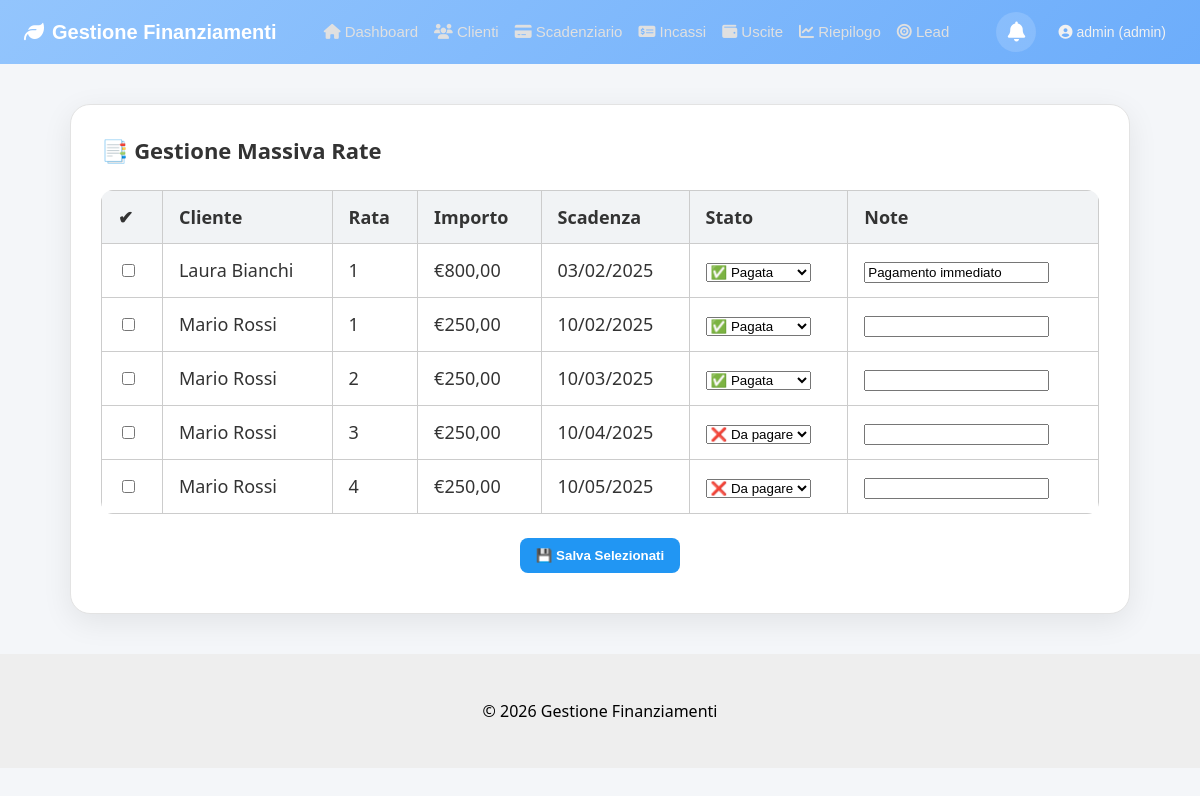
The app's page /pages/rate_massive.php (signed in) with its own data.
### tables this page shows
CREATE TABLE `rate` (
  `id` int(11) NOT NULL AUTO_INCREMENT,
  `cliente_id` int(11) DEFAULT NULL,
  `numero_rata` int(11) DEFAULT NULL,
  `importo` decimal(10,2) DEFAULT NULL,
  `data_scadenza` date DEFAULT NULL,
  `pagata` tinyint(1) DEFAULT 0,
  `data_pagamento` date DEFAULT NULL,
  `note` text DEFAULT NULL,
  PRIMARY KEY (`id`),
  KEY `cliente_id` (`cliente_id`),
  CONSTRAINT `rate_ibfk_1` FOREIGN KEY (`cliente_id`) REFERENCES `clienti` (`id`) ON DELETE CASCADE
);

CREATE TABLE `clienti` (
  `id` int(11) NOT NULL AUTO_INCREMENT,
  `nome` varchar(100) DEFAULT NULL,
  `citta` varchar(100) DEFAULT NULL,
  `telefono` varchar(20) DEFAULT NULL,
  `email` varchar(100) DEFAULT NULL,
  `indirizzo` text DEFAULT NULL,
  `codice_fiscale` varchar(30) DEFAULT NULL,
  `data_registrazione` date DEFAULT NULL,
  `data_nascita` date DEFAULT NULL,
  `acquisto` varchar(255) DEFAULT NULL,
  `importo` decimal(10,2) DEFAULT NULL,
  `pagamento` enum('immediato','rateale_compass','finanziamento_interno') DEFAULT NULL,
  `note` text DEFAULT NULL,
  `acconto` decimal(10,2) DEFAULT 0.00,
  `interessi` decimal(10,2) DEFAULT 0.00,
  PRIMARY KEY (`id`)
);

### pages/rate_massive.php (the view, shortened to what this page needs)
<?php
require_once "../includes/header.php";
require_once "../includes/topbar.php";
require_once "../config/db.php";
$stmt = $pdo->query("
  SELECT r.id, r.cliente_id, r.numero_rata, r.importo, r.data_scadenza, r.pagata, r.note, c.nome
  FROM rate r
  JOIN clienti c ON r.cliente_id = c.id
  ORDER BY r.data_scadenza ASC
");
$rate = $stmt->fetchAll();
?>
<link rel="stylesheet" href="../css/clienti.css">
<div class="clienti-container">
  <div class="card full-width">
    <div class="top-bar">
      <h2>📑 Gestione Massiva Rate</h2>
    </div>
    <form method="post" action="salva_massive_rate.php">
      <table class="clienti-table">
        <thead>
          <tr>
            <th>✔</th>
            <th>Cliente</th>
            <th>Rata</th>
            <th>Importo</th>
            <th>Scadenza</th>
            <th>Stato</th>
            <th>Note</th>
          </tr>
        </thead>
        <tbody>
          <?php foreach ($rate as $r): ?>
            <tr>
              <td>
                <input type="checkbox" name="selected_ids[]" value="<?= $r['id'] ?>">
              </td>
              <td><?= htmlspecialchars($r['nome']) ?></td>
              <td><?= $r['numero_rata'] ?></td>
              <td>€<?= number_format($r['importo'], 2, ',', '.') ?></td>
              <td><?= date('d/m/Y', strtotime($r['data_scadenza'])) ?></td>
              <td>
                <select name="stato[<?= $r['id'] ?>]">
                  <option value="0" <?= $r['pagata'] == 0 ? 'selected' : '' ?>>❌ Da pagare</option>
                  <option value="1" <?= $r['pagata'] == 1 ? 'selected' : '' ?>>✅ Pagata</option>
                </select>
              </td>
              <td>
                <input type="text" name="note[<?= $r['id'] ?>]" value="<?= htmlspecialchars($r['note']) ?>">
              </td>
            </tr>
          <?php endforeach; ?>
        </tbody>
      </table>
      <br>
      <button type="submit" class="btn">💾 Salva Selezionati</button>
    </form>
  </div>
</div>
<?php require_once "../includes/footer.php"; ?>

### includes/header.php (shortened to what this page needs)
<!DOCTYPE html>
<html lang="it">
<head>
  <link rel="stylesheet" href="/css/main.css">
</head>
<body style="margin:0; padding:0;">

### includes/topbar.php (shortened to what this page needs)
<?php
$topbar_css_version = @filemtime(__DIR__ . '/../css/topbar.css') ?: time();
?>
<link rel="stylesheet" href="https://cdnjs.cloudflare.com/ajax/libs/font-awesome/6.4.0/css/all.min.css">
<link rel="stylesheet" href="/css/topbar.css?v=<?= urlencode((string) $topbar_css_version) ?>">
<nav class="navbar-modern">
  <div class="navbar-left">
    <a class="brand" href="dashboard.php" aria-label="Vai alla dashboard">
      <i class="fas fa-leaf"></i>
      <span>Gestione Finanziamenti</span>
    </a>
  </div>
  <ul class="navbar-links" id="navbarLinks">
    <li><a class="<?= basename($_SERVER['PHP_SELF']) == 'dashboard.php' ? 'active' : '' ?>" href="dashboard.php"><i class="fas fa-home"></i> Dashboard</a></li>
    <li><a href="clienti.php"><i class="fas fa-users"></i> Clienti</a></li>
    <li><a href="pagamenti.php"><i class="fas fa-credit-card"></i> Scadenziario</a></li>
    <li><a href="incassi.php"><i class="fas fa-money-check-alt"></i> Incassi</a></li>
    <li><a class="<?= basename($_SERVER['PHP_SELF']) == 'uscite.php' ? 'active' : '' ?>" href="uscite.php"><i class="fas fa-wallet"></i> Uscite</a></li>
    <li><a href="riepilogo.php"><i class="fas fa-chart-line"></i> Riepilogo</a></li>
    <li><a href="lead.php"><i class="fas fa-bullseye"></i> Lead</a></li>
  </ul>
  <div class="navbar-user">
    <div class="notification-wrapper">
      <div class="notification-bell" onclick="toggleNotifiche()">
        <i class="fas fa-bell"></i>
      </div>
    </div>
    <div class="user-dropdown" onclick="toggleUserMenu(event)">
      <?php if (isset($_SESSION['user'])): ?>
        <span><i class="fas fa-user-circle"></i>
          <?= htmlspecialchars($_SESSION['user']['username']) ?>
          (<?= htmlspecialchars($_SESSION['user']['ruolo']) ?>)
        </span>
      <?php endif; ?>
    </div>
  </div>
</nav>

### includes/footer.php
  <footer class="footer">
    <div class="container">
      <p>&copy; <?= date("Y") ?> Gestione Finanziamenti</p>
    </div>
  </footer>
</body>
</html>

### css/main.css (style rules this page uses)
.container { max-width: 960px; margin: auto; padding: 20px; }
.card { background-color: #fff; padding: 20px; text-align: center; border: 2px solid #eee; border-radius: 10px; font-size: 18px; text-decoration: none; color: #333; transition: 0.2s; }
.btn { display: inline-block; padding: 10px 20px; background-color: #03A9F4; color: white; text-decoration: none; border-radius: 5px; margin-bottom: 10px; }
table { width: 100%; border-collapse: collapse; background-color: white; }
table th, table td { padding: 10px; border: 1px solid #ccc; text-align: left; }
.footer { text-align: center; padding: 10px; background-color: #eee; margin-top: 40px; }

### css/topbar.css (style rules this page uses)
html, body { margin: 0; padding: 0; }
.table-responsive > table { width: 100%; }
.navbar-modern { display: flex; align-items: center; justify-content: space-between; padding: 12px 24px; background: linear-gradient(-45deg, #1e3a8a, #3b82f6, #60a5fa, #93c5fd); background-size: 400% 400%; animation: gradientShift 15s ease infinite; color: #fff; position: sticky; top: -1px; left: 0; right: 0; width: 100%; z-index: 999; font-family: 'Poppins', sans-serif; flex-wrap: wrap; margin: 0; border-top: 0; will-change: transform; transform: translateZ(0); }
.navbar-left { display: flex; align-items: center; gap: 10px; }
.navbar-left .brand { display: inline-flex; align-items: center; gap: 8px; font-size: 20px; font-weight: 600; color: #fff; text-decoration: none; margin: 0; line-height: 1; }
.navbar-links { display: flex; flex-wrap: wrap; gap: 16px; list-style: none; margin: 0; padding: 0; }
.navbar-links a { color: #e0e0e0; text-decoration: none; font-size: 15px; transition: color 0.3s ease; }
.navbar-user { display: flex; align-items: center; gap: 12px; font-size: 14px; color: #f1f1f1; margin-top: 0; flex-wrap: wrap; }
.notification-wrapper { position: relative; display: flex; align-items: center; }
.notification-bell { position: relative; cursor: pointer; display: inline-flex; align-items: center; justify-content: center; width: 40px; height: 40px; font-size: 20px; color: #fff; margin-right: 0; border-radius: 999px; background: rgba(255, 255, 255, 0.15); transition: background-color 0.2s ease, transform 0.2s ease; }
.notification-bell .fa-bell { font-size: 20px; }

### css/clienti.css (style rules this page uses)
* { box-sizing: border-box; -webkit-font-smoothing: antialiased; -moz-osx-font-smoothing: grayscale; }
body { background-color: #f4f6f9; font-family: 'Segoe UI', Tahoma, Geneva, Verdana, sans-serif; margin: 0; padding: 0; }
.clienti-container { width: 100%; max-width: 1100px; margin: 40px auto; padding: 0 20px; }
.card { background: #fff; border-radius: 20px; padding: 30px; border: 1px solid #e3e3e3; box-shadow: 0 8px 30px rgba(0, 0, 0, 0.08); transition: box-shadow 0.3s ease; }
.top-bar { display: flex; justify-content: space-between; align-items: center; flex-wrap: wrap; gap: 15px; margin-bottom: 25px; }
.top-bar h2 { display: flex; align-items: center; gap: 8px; font-size: 22px; margin: 0; }
.btn-add, .btn { background-color: #2196F3; color: white; border: none; padding: 10px 16px; border-radius: 8px; font-weight: bold; cursor: pointer; transition: background-color 0.3s; }
.clienti-table { width: 100%; border-collapse: collapse; border-radius: 12px; overflow: hidden; }
.clienti-table th, .clienti-table td { padding: 14px 16px; text-align: left; vertical-align: top; word-break: break-word; }
.clienti-table th { background-color: #f1f3f5; font-weight: bold; color: #333; }
.clienti-table tbody tr { border-bottom: 1px solid #eee; transition: background-color 0.2s ease; }

### includes/topbar.php (style rules this page uses)
html, body { margin: 0 !important; padding: 0 !important; }
body > .navbar-modern:first-of-type { margin-top: 0 !important; }
.user-dropdown { position: relative; cursor: pointer; }
.user-dropdown span { display: inline-flex; align-items: center; gap: 4px; padding: 0 10px; max-width: 100%; min-width: 0; }

### records on screen
rate: cliente.nome "Laura Bianchi", numero_rata "1", importo "800,00", data_scadenza "03/02/2025", pagata+id "✅ Pagata", note "Pagamento immediato"
rate: cliente.nome "Mario Rossi", numero_rata "1", importo "250,00", data_scadenza "10/02/2025", pagata+id "✅ Pagata"
rate: cliente.nome "Mario Rossi", numero_rata "2", importo "250,00", data_scadenza "10/03/2025", pagata+id "✅ Pagata"
rate: cliente.nome "Mario Rossi", numero_rata "3", importo "250,00", data_scadenza "10/04/2025", pagata+id "❌ Da pagare"
rate: cliente.nome "Mario Rossi", numero_rata "4", importo "250,00", data_scadenza "10/05/2025", pagata+id "❌ Da pagare"

### other values on screen
$_SESSION['user']['username'] "admin"
$_SESSION['user']['ruolo'] "admin"
